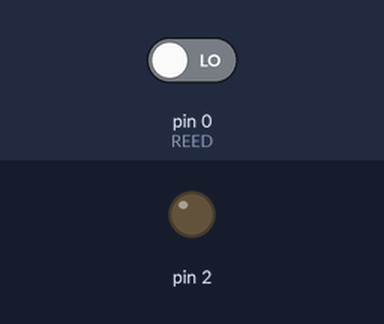
Recording of a sketch running on a simulated Arduino Uno, built with avr-gcc and run on an emulated ATmega328P. On the bench: output pins drawn as LEDs (lit = HIGH). The inputs (shaded band) are chosen by the test bench; at power-on: pin 0 (REED) LOW.

Above: at 1.2 s.
1.3 s: pin 0 (REED) driven HIGH
At 2.4 s:
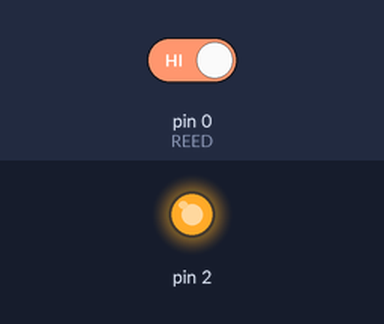
Timing chart, 0 to 4.3 s (numbered marks = the images above; inputs shaded):
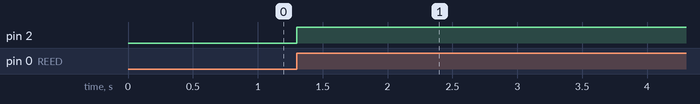

The sketch:

Module_RST_ReedSwitchTrigger.ino
```cpp
/*
  Reed
  Controls the LED toggled by the reed switch.

  Proparation:
  - Reed switch on 3V+ and GPIO 0, Pull down resistor with ca. 50 k OHM
  - LED on GPIO 1
 */

//GPIOs
const int LED = 2;
const int REED = 0;


// the setup routine runs once when you press reset:
void setup() {

  //Serial.begin(9600);
  rstSetup(REED);
  lecSetup(LED);

}

// the loop routine runs over and over again forever:
void loop() {

  if (rstRead())
    lecSwitchLed();
}


/**********************************************************************/
/**********************************************************************/
/**********************************************************************/
/*        Module RST - Reed Switch Trigger                            */
/*                                                                    */
/*  Version 1.0, 11.08.2014                                           */
/*  Read the reed contact. Works contact bounce free.                 */
/**********************************************************************/
/**********************************************************************/
/**********************************************************************/
typedef struct {
  // GPIO of the reed input
  int gpio;
  // Last reed value
  int last;

  // act value
  int act;

  // Time when next value can be read
  // to elimate switch bouncing
  long nextMs;

  boolean readReturn;
} Rst;
Rst rst;

// For filtering hardware bouncing
const long RST_BOUNCE_MS = 10;

/**
   Returns true, if reed switched from off to on. Use this in loop()
   to recognize wheel movement.
*/
boolean rstRead() {

  //Hardware bouncing time over
  if (millis() > rst.nextMs) {

    rst.act = digitalRead(REED);
    if (rst.act == 1 && rst.last == 0) {
      rst.nextMs = millis() + RST_BOUNCE_MS;
      rst.readReturn = true;
    }
    else
      rst.readReturn = false;

    rst.last = rst.act;
  }
  else
    rst.readReturn = false;

  return rst.readReturn;

}

/**
   Initializes RST module. Call this in setup().
   int gpioReed GPIO number of the reed input signal
*/
void rstSetup(int gpioReed) {
  rst.last = 0;
  rst.act = 0;
  rst.nextMs = 0;
  rst.readReturn = false;

  rst.gpio = gpioReed;
  pinMode(rst.gpio, INPUT);
}
/**********************************************************************/
/*        Module LEC - LED Control                                    */
/**********************************************************************/
typedef struct {
  int ledStatus;
  int gpio;
} Lec;
Lec lec;

void lecSwitchLed() {
  if (lec.ledStatus == 0)
    lec.ledStatus = 1;
  else
    lec.ledStatus = 0;
  digitalWrite(lec.gpio, lec.ledStatus);
}
/**
   Initializes LEC module. Call this in setup().
   int gpioLed GPIO number of the LED
*/
void lecSetup(int gpioLed) {
  lec.ledStatus = 0;
  lec.gpio = gpioLed;
  pinMode(lec.gpio, OUTPUT);
}
```

Measured:
- after the input at 1.3 s, pin 2: LOW → HIGH at once
